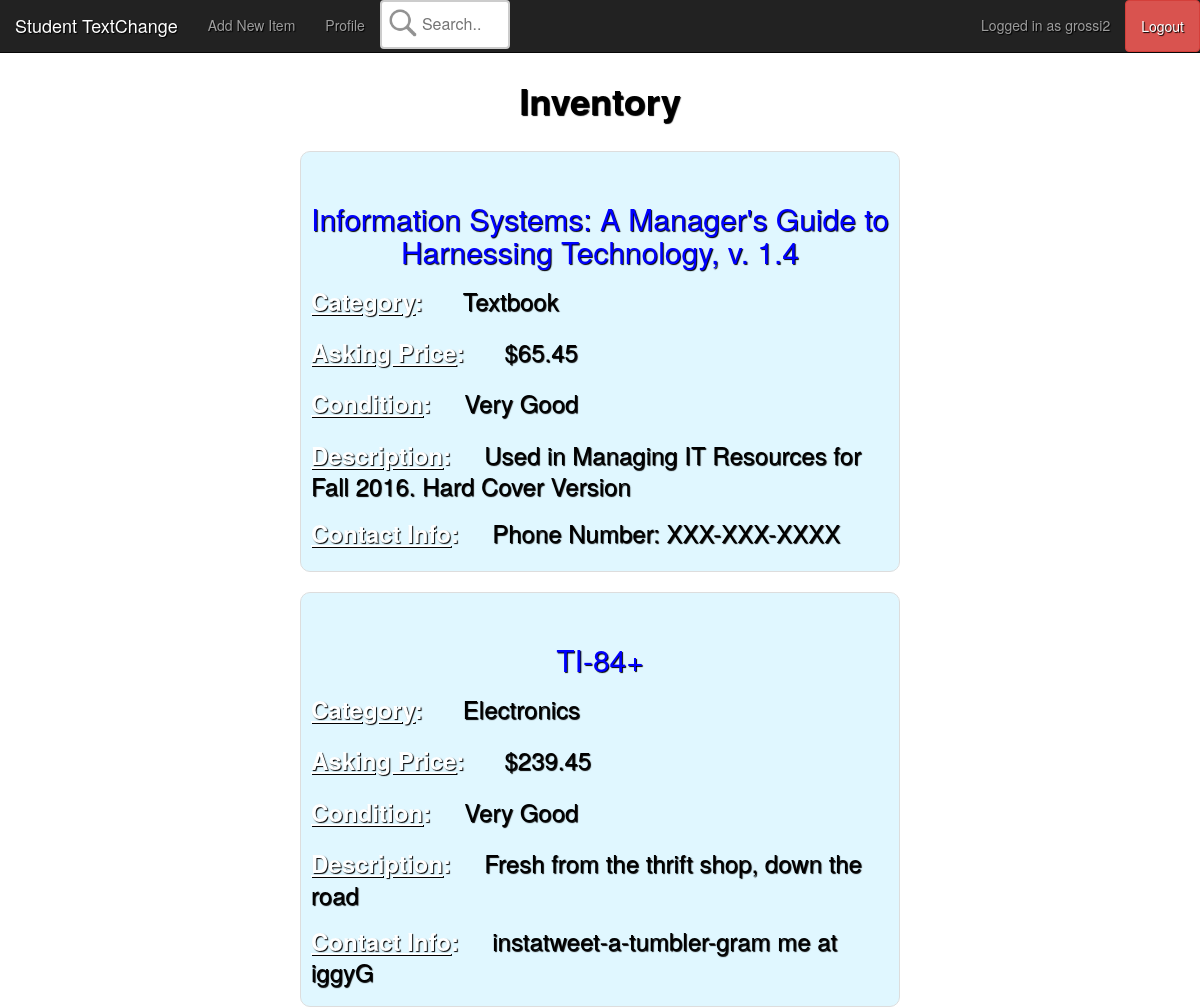
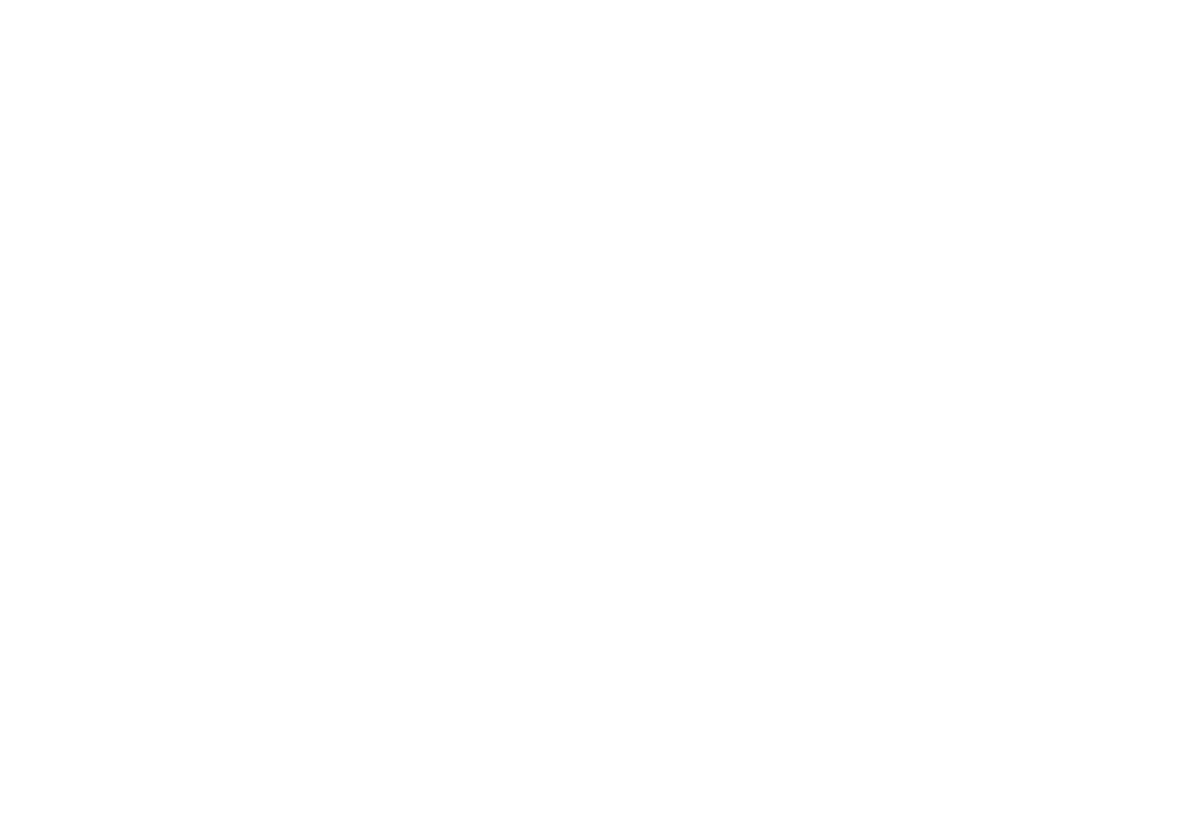
Before: /inventory.php (signed in) with the older database file (2 pictures, top to bottom).
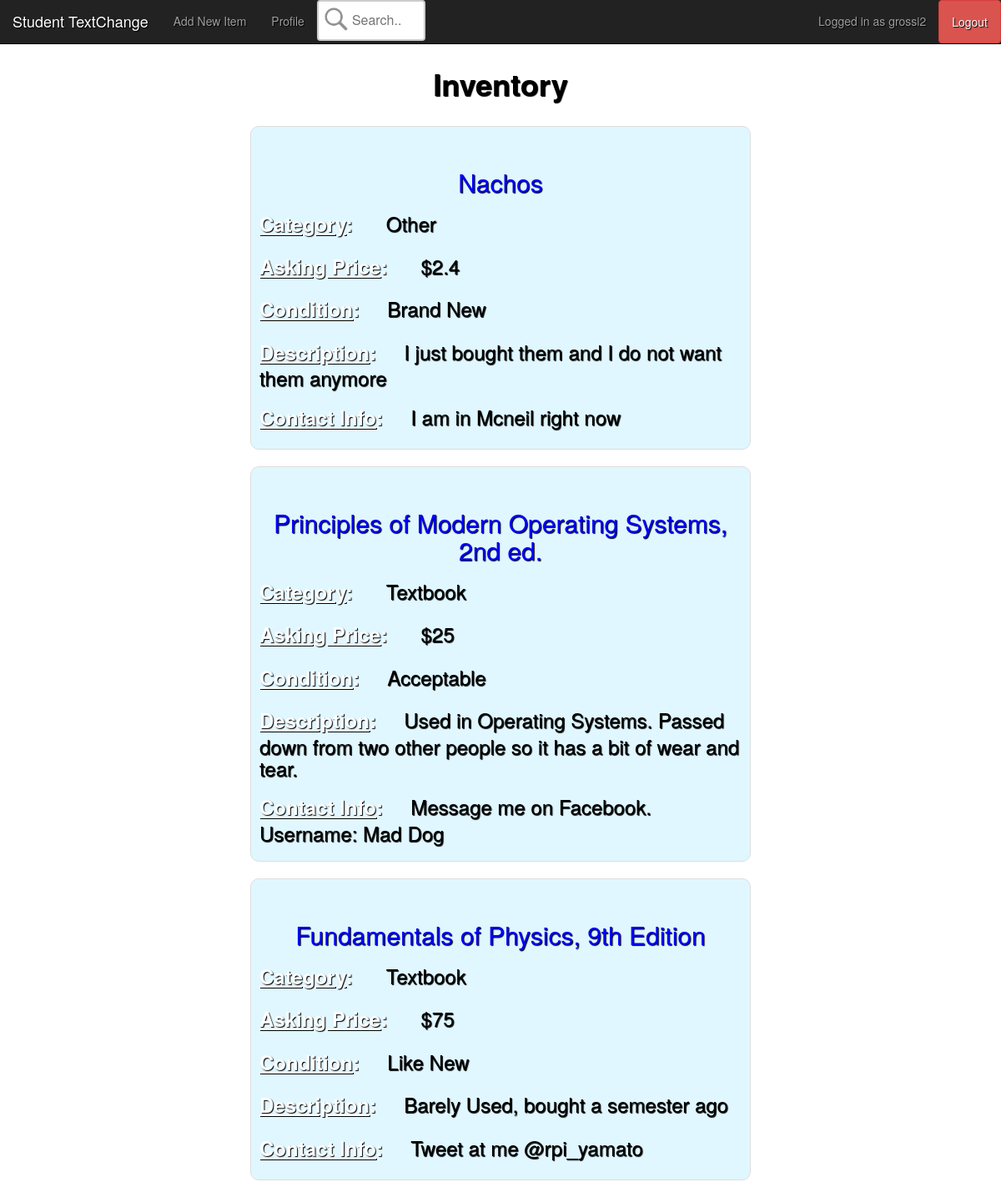
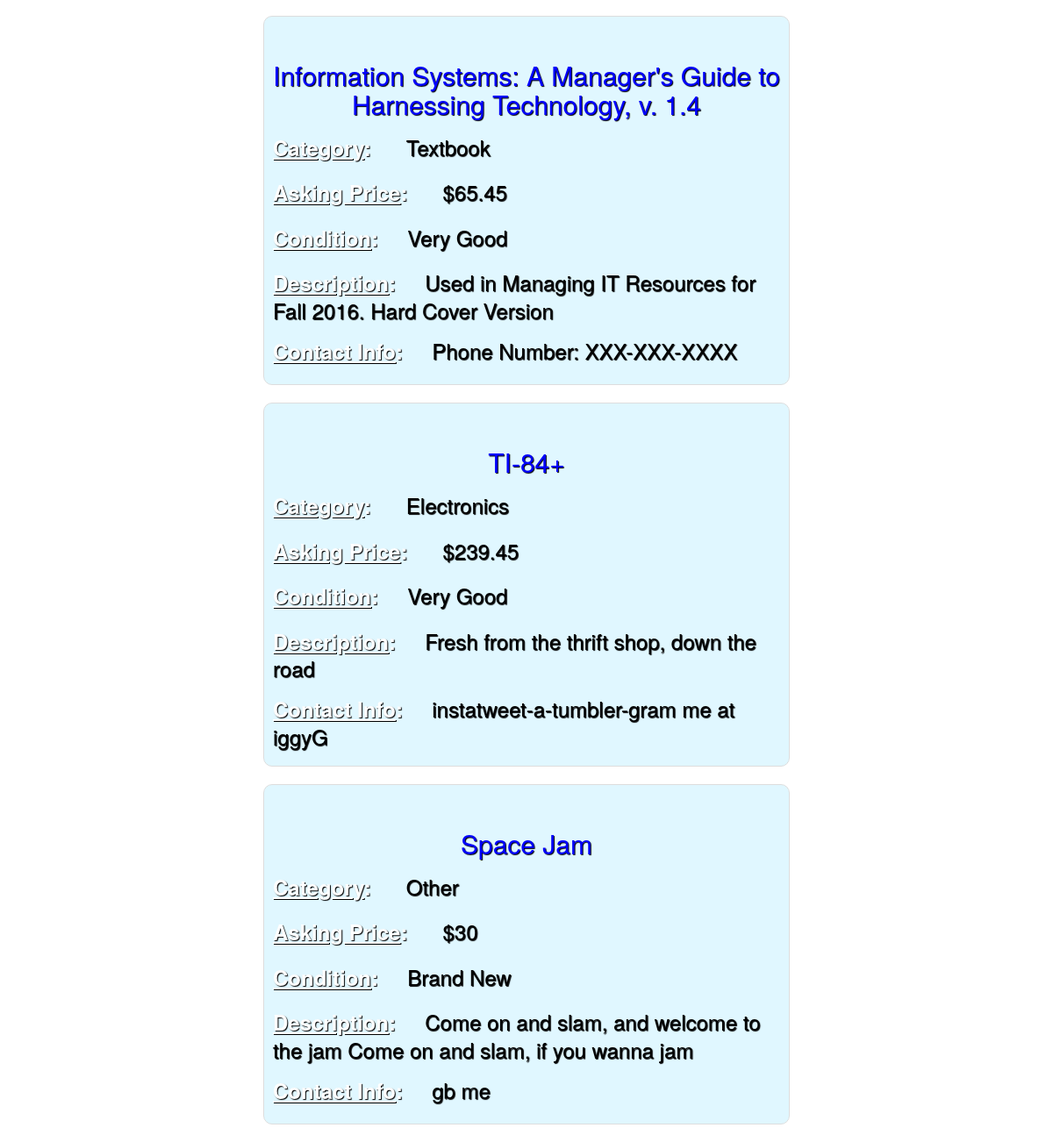
After: the same page with the newer database file (2 pictures, top to bottom).
### tables this page shows
CREATE TABLE `inventory` (
  `item_id` int(10) UNSIGNED NOT NULL,
  `item_name` varchar(100) DEFAULT NULL,
  `item_condition` varchar(20) DEFAULT NULL,
  `description` varchar(100) DEFAULT NULL,
  `price` float DEFAULT NULL,
  `category` varchar(20) DEFAULT NULL,
  `contact_info` varchar(100) DEFAULT NULL,
  `full_name` varchar(30) DEFAULT NULL,
  `username` varchar(20) NOT NULL,
  `date_added` datetime DEFAULT CURRENT_TIMESTAMP
);

### inventory.php (the view, shortened to what this page needs)
<!DOCTYPE html PUBLIC "-//W3C//DTD XHTML 1.0 Strict//EN" "http://www.w3.org/TR/xhtml1/DTD/xhtml1-strict.dtd">
<html xmlns="http://www.w3.org/1999/xhtml">
  <head>
    <link href="resources/mysite.css" rel="stylesheet" type="text/css"/>
	<link rel="stylesheet" href="https://maxcdn.bootstrapcdn.com/bootstrap/3.3.7/css/bootstrap.min.css">
	<?php
	include("config.php");
	$user_get = $_SESSION["login_user"];
	$searchTerm = '';
	?>
	<nav class="navbar navbar-inverse navbar-fixed-top">
	  <div class="container-fluid">
	    <div class="navbar-header">
	      <a class="navbar-brand" href="inventory.php">Student TextChange</a>
	    </div>
	    <ul class="nav navbar-nav navbar-left">
	      <li><a href="newItem.php">Add New Item</a></li>
	      <li><a href="profile.php">Profile</a></li>
	    </ul>
		<ul class="nav navbar-nav navbar-right">
	      <li><a href="profile.php">Logged in as <?php echo $user_get;?></a></li>
		  <li><a class="btn btn-danger" href="welcome.html" onclick="alert('You have successfully Logged out')"><font color="white">Logout</font></a></li>
	    </ul>
		<div class = "search_cent">
		  <form name="searchBox" target="" method="post">
			<input type="text" class="search" value="<?php echo $searchTerm;?>" name="searchIt" id="searchIt" placeholder="Search..">
		  </form>
		</div>
	  </div>
	</nav>
	<br><br><br>
  </head>
  <body>
    <div class="header">
      <h1><b>Inventory</b></h1>
    </div>
	<br>
    <fieldset>
      <div class="middle">
		<?php
		$money_symbol="$";
		$sql = "SELECT item_name, item_condition, description, price, category, contact_info FROM inventory ORDER BY date_added DESC";
		$result = mysqli_query($db,$sql);
		if ($result->num_rows > 0) {
			 while($row = $result->fetch_assoc()) {
				 ?> <div class = inventory_item> <?php
				 echo"<br><div class=\"title\"><h2>".$row["item_name"]."</h2></div>";
				 echo"<div class=\"subitem\"><h3><label><u>Category</u>: &nbsp;&nbsp;&nbsp;&nbsp;</label><font color=\"black\"> ";
				 echo $row["category"]."</font></h3></div>";
				 echo"<div class=\"subitem\">";
				 echo"<h3><label><u>Asking Price</u>: &nbsp;&nbsp;&nbsp;&nbsp;</label><font color=\"black\"> ";
				 echo"$money_symbol". $row["price"]."</font></h3>";
				 echo"</div>";
				 echo"<div class=\"subitem\"><h3><label><u>Condition</u>: &nbsp;&nbsp;&nbsp;&nbsp;</label><font color=\"black\">";
				 echo $row["item_condition"]."</font></h3></div>";
				 echo"<div class=\"subitem\"><h3><label><u>Description</u>: &nbsp;&nbsp;&nbsp;&nbsp;</label><font color=\"black\">";
				 echo $row["description"]."</font></h3></div>";
				 echo"<div class=\"subitem\"><h3><label><u>Contact Info</u>: &nbsp;&nbsp;&nbsp;&nbsp;</label><font color=\"black\">";
				 echo $row["contact_info"]."</font></h3></div>";
				 ?> </div><?php
			}
		} else {
			 echo "0 results";
		}
		?>
      </div>
    </fieldset>
  </body>
</html>

### resources/mysite.css (style rules this page uses)
body { font-family: "Times New Roman", Times, serif; background-image: url("http://www.rycorsoftware.com/SFimages/default-source/leaf-textbook-management-images/leaf-banner_tinypng.png?sfvrsn=2"); background-repeat: no-repeat; background-size: 1700px 845px; background-color: #551A8B; background-attachment: fixed; background-position: left top; text-shadow: 1px 1px 1px #000; position:relative; min-width:800px; display: block; color: blanchedalmond; }
.header { text-align: center; margin: auto; width: 50%; color: black; }
.middle { color: white; margin: auto; }
.inventory_item { max-width: 600px; margin: 2px; width: 100%; margin: 0 auto; border: 1px solid #ddd; border-radius: 10px; padding: 10px; background-color: rgba(41, 194, 255, 0.14); }
h3 { width: auto; }
.title { color:blue; }
h2 { text-align: center; }
input.search { width: 130px; margin-right: 20px auto; box-sizing: border-box; border: 2px solid #ccc; border-radius: 4px; font-size: 16px; background-color: white; background-image: url(../resources/search-icon-png.png); background-repeat: no-repeat; background-position: top left; background-size: 40px 40px; padding: 11px 20px 11px 40px; -webkit-transition: width 0.4s ease-in-out; transition: width 0.4s ease-in-out; }
.search_cent { margin: auto; margin-right:40px; }
* { -moz-box-sizing: border-box; -webkit-box-sizing: border-box; box-sizing: border-box; }

Changed rows visible on the page:
added inventory: item_name "Nachos", category "Other", price "2.4", item_condition "Brand New", description "I just bought them and I do not want them anymore", contact_info "I am in Mcneil right now"
added inventory: item_name "Principles of Modern Operating Systems, 2nd ed.", category "Textbook", price "25", item_condition "Acceptable", description "Used in Operating Systems. Passed down from two other people so it has a bit of wear and tear.", contact_info "Message me on Facebook. Username: Mad Dog"
added inventory: item_name "Fundamentals of Physics, 9th Edition", category "Textbook", price "75", item_condition "Like New", description "Barely Used, bought a semester ago", contact_info "Tweet at me @rpi_yamato"
now on this page (row unchanged): inventory: item_name "Space Jam", category "Other", price "30", item_condition "Brand New", description "Come on and slam, and welcome to the jam Come on and slam, if you wanna jam", contact_info "gb me"
